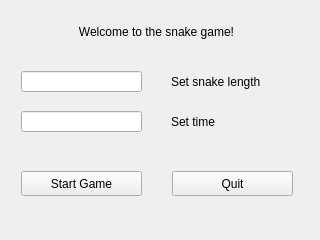
<?xml version="1.0" encoding="UTF-8"?>
<ui version="4.0">
 <class>Menu</class>
 <widget class="QWidget" name="Menu">
  <property name="geometry">
   <rect>
    <x>0</x>
    <y>0</y>
    <width>320</width>
    <height>240</height>
   </rect>
  </property>
  <property name="windowTitle">
   <string>Form</string>
  </property>
  <layout class="QHBoxLayout" name="horizontalLayout">
   <item>
    <widget class="QWidget" name="centralwidget" native="true">
     <widget class="QPushButton" name="startGameButton">
      <property name="geometry">
       <rect>
        <x>10</x>
        <y>160</y>
        <width>121</width>
        <height>25</height>
       </rect>
      </property>
      <property name="text">
       <string>Start Game</string>
      </property>
     </widget>
     <widget class="QPushButton" name="quitGameButton">
      <property name="geometry">
       <rect>
        <x>161</x>
        <y>160</y>
        <width>121</width>
        <height>25</height>
       </rect>
      </property>
      <property name="text">
       <string>Quit</string>
      </property>
     </widget>
     <widget class="QLabel" name="label">
      <property name="geometry">
       <rect>
        <x>10</x>
        <y>10</y>
        <width>271</width>
        <height>21</height>
       </rect>
      </property>
      <property name="text">
       <string>Welcome to the snake game!</string>
      </property>
      <property name="scaledContents">
       <bool>true</bool>
      </property>
      <property name="alignment">
       <set>Qt::AlignCenter</set>
      </property>
      <property name="wordWrap">
       <bool>false</bool>
      </property>
     </widget>
     <widget class="QLineEdit" name="lengthLine">
      <property name="geometry">
       <rect>
        <x>10</x>
        <y>60</y>
        <width>121</width>
        <height>21</height>
       </rect>
      </property>
      <property name="inputMask">
       <string/>
      </property>
      <property name="text">
       <string/>
      </property>
      <property name="maxLength">
       <number>3</number>
      </property>
     </widget>
     <widget class="QLineEdit" name="timerLine">
      <property name="geometry">
       <rect>
        <x>10</x>
        <y>100</y>
        <width>121</width>
        <height>21</height>
       </rect>
      </property>
      <property name="inputMask">
       <string/>
      </property>
      <property name="maxLength">
       <number>3</number>
      </property>
     </widget>
     <widget class="QLabel" name="label_2">
      <property name="geometry">
       <rect>
        <x>160</x>
        <y>60</y>
        <width>101</width>
        <height>21</height>
       </rect>
      </property>
      <property name="text">
       <string>Set snake length</string>
      </property>
     </widget>
     <widget class="QLabel" name="label_3">
      <property name="geometry">
       <rect>
        <x>160</x>
        <y>100</y>
        <width>101</width>
        <height>21</height>
       </rect>
      </property>
      <property name="text">
       <string>Set time</string>
      </property>
     </widget>
    </widget>
   </item>
  </layout>
 </widget>
 <resources/>
 <connections/>
</ui>
